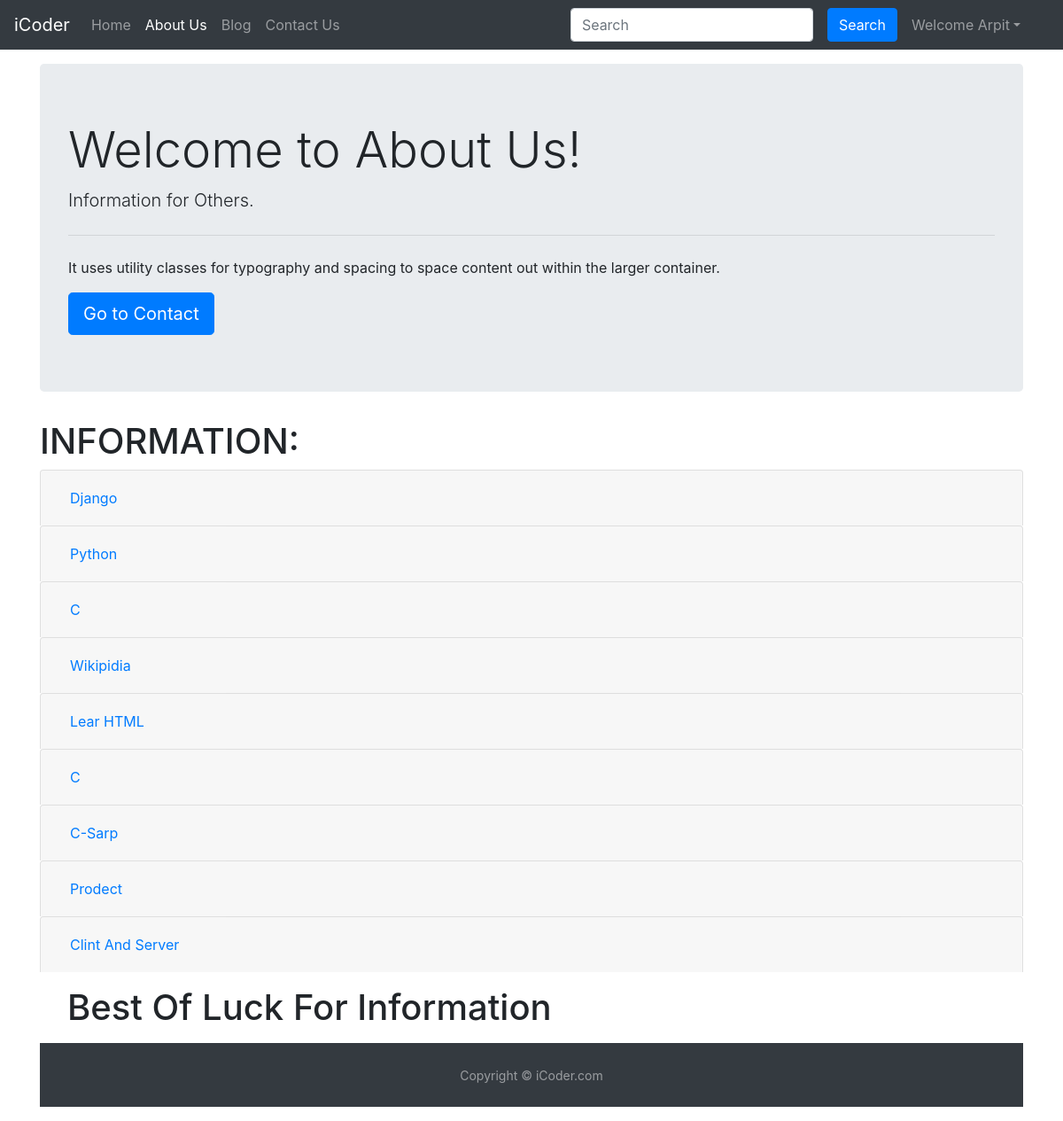
Page /about (signed in) on the committed database.
### home/models.py (models this page shows, shortened)
class About(models.Model):
    title = models.CharField(max_length=100)
    body = models.TextField()

### home/views.py (the view)
# urls.py: path('about', views.about, name="about"),
def about(request):
    allAbout = About.objects.all()
    params = {'allAbout': allAbout}
    return render(request, "about.html", params)

### templates/about.html (shortened to what this page needs)
{% extends 'base.html' %}
{% block aactivate %}active{% endblock aactivate %}
{% block body %}
<div class="jumbotron">
  <h1 class="display-4">Welcome to About Us!</h1>
  <p class="lead">Information for Others.</p>
  <hr class="my-4">
  <p>It uses utility classes for typography and spacing to space content out within the larger container.</p>
  <a class="btn btn-primary btn-lg" href="/contact" role="button">Go to Contact</a>
</div>
<div class="container-flex">
<div id='info'>
  <h1>INFORMATION: </h1>
  {% for about in allAbout %}
  <div class="accordion" id="accordionExample">
      <div class="card">
        <div class="card-header" id="headingOne">
          <h2 class="mb-0">
            <button class="btn btn-link btn-block text-left" type="button" data-toggle="collapse" data-target="#collapseOne" aria-expanded="true" aria-controls="collapseOne">
              {{about.title}}
            </button>
          </h2>
        </div>
      </div>
  {% endfor %}
  <div class="container my-3 mx-3"><h1>Best Of Luck For Information</h1></div>
</div>
</div>
</div>
{% endblock body %}

### templates/base.html (shortened to what this page needs)
<!doctype html>
<html lang="en">
<head>
  <link rel="stylesheet" href="https://cdn.jsdelivr.net/npm/bootstrap@4.6.2/dist/css/bootstrap.min.css"
>
</head>
<body>
  <nav class="navbar navbar-expand-lg navbar-dark bg-dark">
    <a class="navbar-brand" href="/">iCoder</a>
    <div class="collapse navbar-collapse" id="navbarSupportedContent">
      <ul class="navbar-nav mr-auto">
        <li class="nav-item">
          <a class="nav-link {% block hactivate %}{% endblock hactivate %}" href="/">Home </a>
        </li>
        <li class="nav-item">
          <a class="nav-link {% block aactivate %}{% endblock aactivate %}" href="/about">About Us</a>
        </li>
        <li class="nav-item">
          <a class="nav-link {% block bactivate %}{% endblock bactivate %}" href="/blog/bloghome">Blog</a>
        </li>
        <li class="nav-item">
          <a class="nav-link {% block cactivate %}{% endblock cactivate %}" href="/contact">Contact Us</a>
        </li>
      </ul>
      <form class="form-inline my-2 my-lg-0" method="get" action="/blog/search">
        <input class="form-control mr-sm-2" type="search" placeholder="Search" aria-label="Search" id="search_her"
          name="search_her">
        <button class="btn btn-primary my-2 my-sm-0 mx-2" type="submit">Search</button>
      </form>
      {% if user.is_authenticated %}
      <ul class="navbar-nav mr-4">
        <li class="nav-item dropdown">
          <a class="nav-link dropdown-toggle" href='#' id="navbarDropdown" role="button" data-toggle="dropdown"> Welcome
            {{request.user}}</a>
        </li>
      </ul>
    </div>
    {% endif %}
  </nav>
  <div class="container my-3">
    {% if user.is_authenticated %}
    {% block body %}{% endblock body %}
    {% else %}
      <h1>Not Found</h1>
    {% endif %}
  </div>
  <div class="container-flex">
    <footer id="sticky-footer" class="flex-shrink-0 py-4 bg-dark text-white-50">
      <div class="container text-center">
        <small>Copyright &copy; iCoder.com</small>
      </div>
    </footer>
  </div>
</body>
</html>

### rows in the picture
About: title "Django"
About: title "Python"
About: title "C"
About: title "Wikipidia"
About: title "Lear HTML"
About: title "C"
About: title "C-Sarp"
About: title "Prodect"
About: title "Clint And Server"

### other values in the picture
{{ request.user }} "Arpit"
